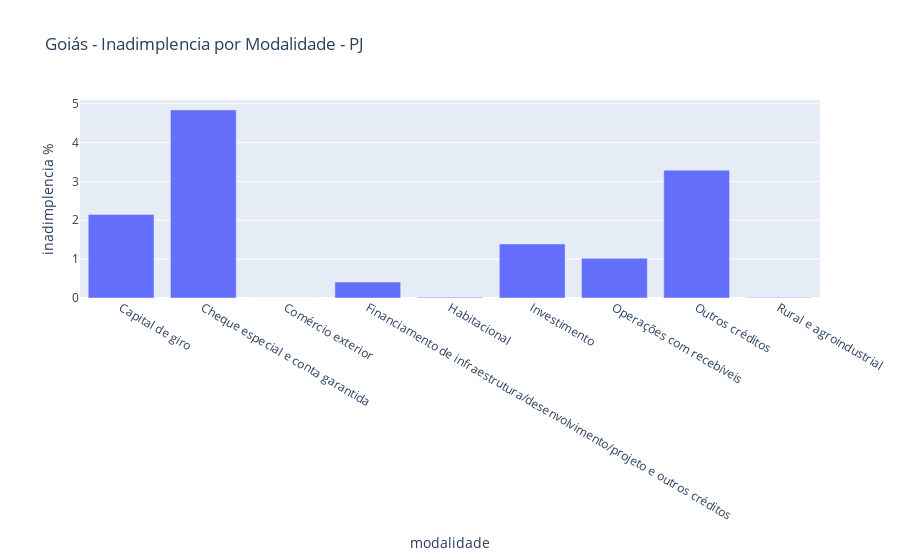

Write notebook code for a chart like this one.
### Code cell
cols=['modalidade', 'carteira_ativa', 'carteira_inadimplida_arrastada']
df1 = df_go.query('cliente=="PJ"').loc[:, cols].groupby('modalidade').sum().reset_index()
df1['inadimplencia %']= round(df1['carteira_inadimplida_arrastada']*100/df1['carteira_ativa'],2)
fig = px.bar(df1, x='modalidade', y='inadimplencia %',title="Goiás - Inadimplencia por Modalidade - PJ")
fig

### Figure 1 — Plotly figure (JSON) as saved in the notebook; plotly's stock layout.template omitted (floating-point values rounded to 4 significant figures)
{"data": [{"alignmentgroup": "True", "hovertemplate": "modalidade=%{x}<br>inadimplencia %=%{y}<extra></extra>", "legendgroup": "", "marker": {"color": "#636efa", "pattern": {"shape": ""}}, "name": "", "offsetgroup": "", "orientation": "v", "showlegend": false, "textposition": "auto", "type": "bar", "x": ["Capital de giro", "Cheque especial e conta garantida", "Comércio exterior", "Financiamento de infraestrutura/desenvolvimento/projeto e outros créditos", "Habitacional", "Investimento", "Operações com recebíveis", "Outros créditos", "Rural e agroindustrial"], "xaxis": "x", "y": [2.15, 4.84, 0, 0.41, 0.02, 1.39, 1.02, 3.29, 0.01], "yaxis": "y"}], "layout": {"barmode": "relative", "legend": {"tracegroupgap": 0}, "title": {"text": "Goiás - Inadimplencia por Modalidade - PJ"}, "xaxis": {"anchor": "y", "domain": [0, 1], "title": {"text": "modalidade"}}, "yaxis": {"anchor": "x", "domain": [0, 1], "title": {"text": "inadimplencia %"}}}}
